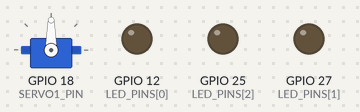
A sketch run on a simulated ESP32. On the bench: servo, output pins drawn as LEDs (lit = HIGH).

Above: at 0.05 s.
At 1.5 s:
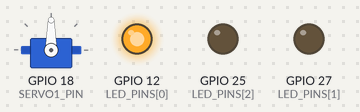
At 2.95 s:
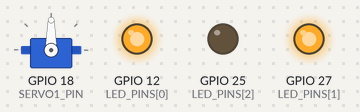
At 5.85 s:
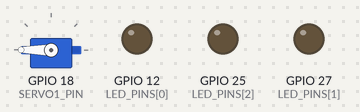
At 8.7 s:
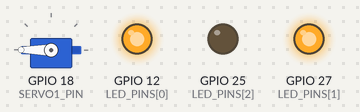
At 11.6 s:
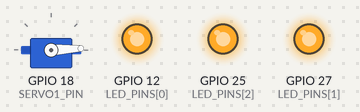
Timing chart, 0 to 15.1 s (numbered marks = the images above):
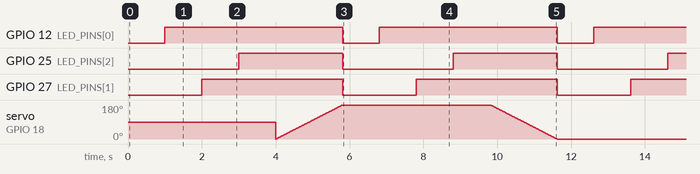

Measured:
- by itself, GPIO 12 (LED_PINS[0]): alternates HIGH for 4.8 s and LOW for 1.0 s
- by itself, GPIO 25 (LED_PINS[2]): alternates HIGH for 2.8 s and LOW for 3.0 s
- by itself, GPIO 27 (LED_PINS[1]): alternates HIGH for 3.8 s and LOW for 2.0 s

The sketch:

esp_mojo.ino
```cpp
/**
 * Simple app for ESP32, to:
 *   1) turn some LEDs on and
 *   2) fiddle with a servo.
 * See comments in the code for how to connect things up.
 */
#include <ESP32Servo.h>
#define LEN(a)  (sizeof(a)/sizeof(a[0]))


/**** All of the servo-specific code ****/
Servo servo1;
int SERVO1_PIN = 18; // Pin where the servo's control line is attached. PWM GPIO pins on the ESP32 include 2,4,12-19,21-23,25-27,32-33.
int servo1_angle = 0; // Keeps track of the servo's current commanded position

void setupServos() {
	// This is something you just have to do when using the ESP32Servo library
	ESP32PWM::allocateTimer(0);
	ESP32PWM::allocateTimer(1);
	ESP32PWM::allocateTimer(2);
	ESP32PWM::allocateTimer(3);

	servo1.setPeriodHertz(50);    // Standard servos work with 50 pulses per second
	servo1.attach(SERVO1_PIN, 600, 2300); // Widest possible range is 500 to 2500microsec i.e. ..., 500, 2500)
	// Each servo may require a different min/max setting for an accurate 0 to 180 sweep.
}

void wipeServos() {
  if (servo1_angle < 180) {
    for (servo1_angle = 0; servo1_angle <= 180; servo1_angle += 1) { // From 0 to 180degrees in 1deg steps
      servo1.write(servo1_angle);
      delay(10); // Wait 5ms for the servo to reach the position
    }
  }
  else {
    for (servo1_angle = 180; servo1_angle >= 0; servo1_angle -= 1) { // From 180 to 0degrees in 1deg steps
      servo1.write(servo1_angle);
      delay(10);
    }
  }
}


/**** All of the LED-specific code ****/
int LED_PINS[] = {12, 27, 25}; // Pins where LEDs are attached

void setupLEDs() {
  for (int i=0; i<LEN(LED_PINS); i++) {
    pinMode(LED_PINS[i], OUTPUT);
  }
}

void flashLEDs() {
  for (int i=0; i<LEN(LED_PINS); i++) { // Turn all off at once
    digitalWrite(LED_PINS[i], LOW);
  }
  delay(1000); // 1000ms

  for (int i=0; i<LEN(LED_PINS); i++) { // Turn them on, one by one
    digitalWrite(LED_PINS[i], HIGH);
    delay(1000); // 1000ms
  }
}


/**** Initialise & run ****/

// The setup function runs once when you press reset or power the board
void setup() {
  setupLEDs();
  setupServos();
}

// The loop function runs over and over again forever
void loop() {
  flashLEDs();
  wipeServos();
}
```
